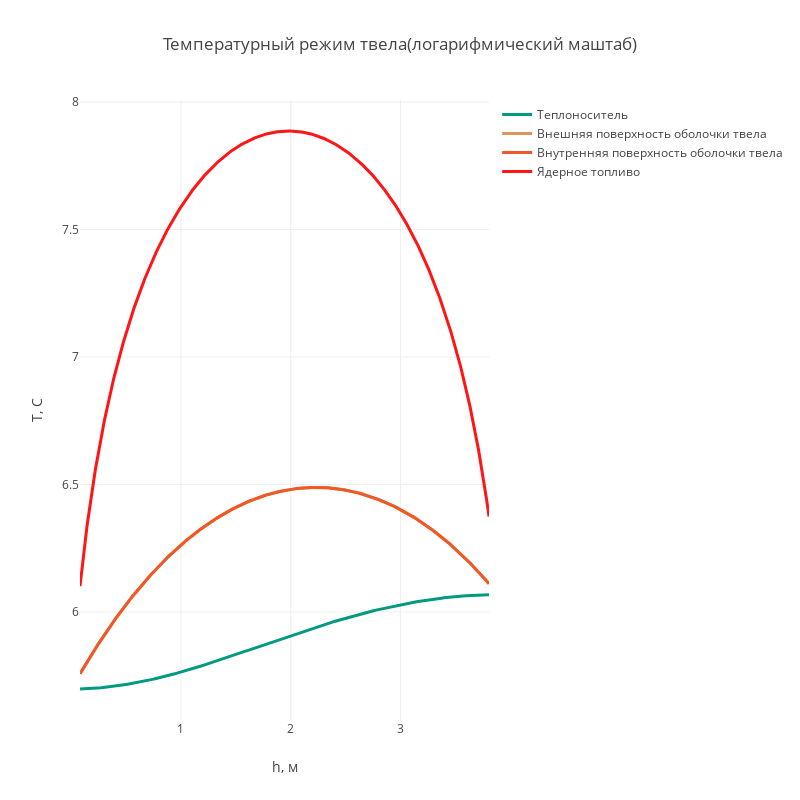

Notebook code cell kept with this figure:
### Code cell
trace_Tt = Scatter(
    x = h,
    y = np.log(Tt),
    name = 'Теплоноситель',
    line = dict(
        color = ('rgb(0, 155, 127)'),
        width = 3
    )
)

trace_Tout = Scatter(
    x = h,
    y = np.log(Tw_out),
    name = 'Внешняя поверхность оболочки твела',
    line = dict(
        color = ('rgb(218, 150, 94)'),
        width = 3
    )
)

trace_Tin = Scatter(
    x = h,
    y = np.log(Tw_out),
    name = 'Внутренняя поверхность оболочки твела',
    line = dict(
        color = ('rgb(240, 88, 37)'),
        width = 3
    )
)

trace_Tfuel = Scatter(
    x = h,
    y = np.log(Tfuel),
    name = 'Ядерное топливо',
    line = dict(
        color = ('rgb(255, 21, 21)'),
        width = 3
    )
)

data = [trace_Tt, trace_Tout, trace_Tin, trace_Tfuel]

layout = dict(title='Температурный режим твела(логарифмический маштаб)',
              xaxis = dict(title = 'h, м'),
              yaxis = dict(title = 'Т, С'),
              autosize=False,
              width=800,
              height=800,
             )

fig = dict(data=data, layout=layout)
iplot(fig, filename='Температурный режим твела')

### Figure 1 — Plotly figure (JSON) as saved in the notebook; plotly's stock layout.template omitted (floating-point values rounded to 4 significant figures; data arrays with more than 128 entries replaced by an {"elided": "..."} marker saying what was removed)
{"data": [{"line": {"color": "rgb(0, 155, 127)", "width": 3}, "name": "Теплоноситель", "type": "scatter", "x": {"elided": "1000 float values"}, "y": {"elided": "1000 float values"}}, {"line": {"color": "rgb(218, 150, 94)", "width": 3}, "name": "Внешняя поверхность оболочки твела", "type": "scatter", "x": {"elided": "1000 float values"}, "y": {"elided": "1000 float values"}}, {"line": {"color": "rgb(240, 88, 37)", "width": 3}, "name": "Внутренняя поверхность оболочки твела", "type": "scatter", "x": {"elided": "1000 float values"}, "y": {"elided": "1000 float values"}}, {"line": {"color": "rgb(255, 21, 21)", "width": 3}, "name": "Ядерное топливо", "type": "scatter", "x": {"elided": "1000 float values"}, "y": {"elided": "1000 float values"}}], "layout": {"autosize": false, "height": 800, "title": "Температурный режим твела(логарифмический маштаб)", "width": 800, "xaxis": {"title": "h, м"}, "yaxis": {"title": "Т, С"}}}
